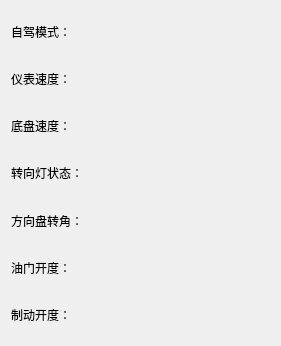
             <widget class="QWidget" name="scrollAreaWidgetContents_3">
              <property name="geometry">
               <rect>
                <x>0</x>
                <y>0</y>
                <width>281</width>
                <height>346</height>
               </rect>
              </property>
              <layout class="QVBoxLayout" name="verticalLayout_5">
               <item>
                <widget class="QLabel" name="label_11">
                 <property name="text">
                  <string>自驾模式：                      </string>
                 </property>
                </widget>
               </item>
               <item>
                <widget class="QLabel" name="label_12">
                 <property name="text">
                  <string>仪表速度：</string>
                 </property>
                </widget>
               </item>
               <item>
                <widget class="QLabel" name="label_13">
                 <property name="text">
                  <string>底盘速度：</string>
                 </property>
                </widget>
               </item>
               <item>
                <widget class="QLabel" name="label_14">
                 <property name="text">
                  <string>转向灯状态：</string>
                 </property>
                </widget>
               </item>
               <item>
                <widget class="QLabel" name="label_15">
                 <property name="text">
                  <string>方向盘转角：</string>
                 </property>
                </widget>
               </item>
               <item>
                <widget class="QLabel" name="label_16">
                 <property name="text">
                  <string>油门开度：</string>
                 </property>
                </widget>
               </item>
               <item>
                <widget class="QLabel" name="label_17">
                 <property name="text">
                  <string>制动开度：</string>
                 </property>
                </widget>
               </item>
              </layout>
             </widget>
